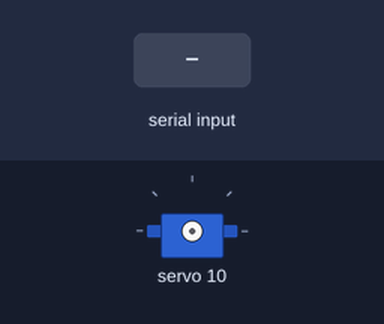
Recording of a sketch running on a simulated ESP32. Parts: servo. Inputs (shaded band) come from the test bench. What the sketch prints to the serial monitor is not drawn.

Above: at 1.3 s.
1.4 s: "w90\n" received over Serial
At 1.86 s:
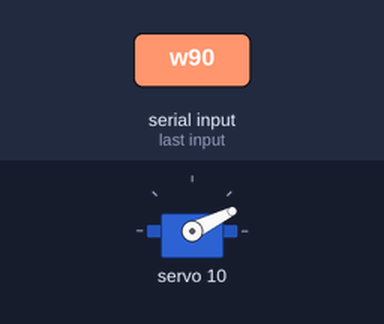
At 2.47 s:
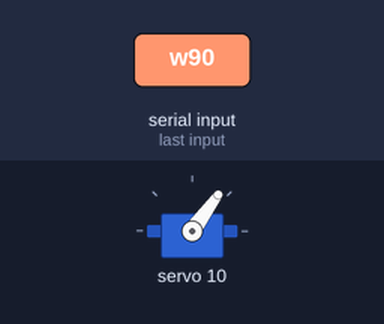
Timing chart, 0 to 9.5 s (numbered marks = the images above; inputs shaded):
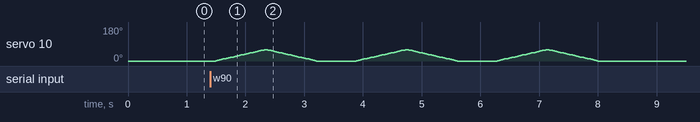

The sketch:

servo_center_tool.ino
```cpp
/*
 * ServoCenter —— InMoov 舵机快速回中工具
 * 硬件：ESP32 DevKitC + PCA9685（I2C 0x40）+ 6V 外部供电
 * 接线：ESP32 3V3→PCA9685 VCC ｜ GND→GND（并与6V电源共地）
 *       GPIO21→SDA ｜ GPIO22→SCL ｜ 6V适配器→V+/GND 螺丝端子
 * 依赖：Arduino IDE 库管理器安装 "Adafruit PWM Servo Driver Library"
 * 开发板选择：ESP32 Dev Module ｜ 串口监视器波特率 115200
 *
 * 用法（串口输入指令，回车发送）：
 *   c            → 全部通道回中 90°（装绕线轮用这个）
 *   z            → 全部通道到 0°（装完轮、绑线前用这个；绑线时保持通电=舵机锁死不动）
 *   a 45         → 全部通道到 45°
 *   s 2 90       → 仅通道2 到 90°
 *   w 1          → 通道1 慢速摆动 0↔60°（装配后顺滑度测试）
 *   r 2 / R      → 释放通道2 / 释放全部（停止输出脉冲，舵机可手动转）
 *   u 600 2400   → 修改脉宽范围 µs（默认 500–2500；行程不对时微调）
 *   ?            → 重印菜单
 */
#include <Wire.h>
#include <Adafruit_PWMServoDriver.h>

Adafruit_PWMServoDriver pwm(0x40);
const float FREQ = 50.0;          // 舵机标准 50Hz
int usMin = 500, usMax = 2500;    // MG996R 典型 0°/180° 脉宽

int toTicks(long us) {            // µs → PCA9685 计数(0-4095/20ms)
  return (int)(us * FREQ * 4096.0 / 1000000.0);
}

void setAngle(int ch, float deg) {
  deg = constrain(deg, 0.0, 180.0);
  long us = usMin + (long)((usMax - usMin) * deg / 180.0);
  pwm.setPWM(ch, 0, toTicks(us));
  Serial.printf("CH%d -> %.0f° (%ldus)\n", ch, deg, us);
}

void allAngle(float deg) { for (int c = 0; c < 16; c++) setAngle(c, deg); }
void releaseCh(int ch)   { pwm.setPWM(ch, 0, 0); Serial.printf("CH%d released\n", ch); }
void releaseAll()        { for (int c = 0; c < 16; c++) pwm.setPWM(c, 0, 0); Serial.println("ALL released"); }

void sweep(int ch) {
  Serial.printf("CH%d sweep 0-60-0 x3 (Ctrl+C=复位板子可中断)\n", ch);
  for (int k = 0; k < 3; k++) {
    for (int a = 0; a <= 60; a += 2) { setAngleQuiet(ch, a); delay(30); }
    for (int a = 60; a >= 0; a -= 2) { setAngleQuiet(ch, a); delay(30); }
    delay(500);
  }
  Serial.println("sweep done");
}
void setAngleQuiet(int ch, float deg) {
  long us = usMin + (long)((usMax - usMin) * constrain(deg,0,180) / 180.0);
  pwm.setPWM(ch, 0, toTicks(us));
}

void menu() {
  Serial.println("\n=== ServoCenter 舵机回中工具 ===");
  Serial.println("c=全部90° | z=全部0° | a <deg>=全部到角度");
  Serial.println("s <ch> <deg>=单通道 | w <ch>=摆动测试");
  Serial.println("r <ch>=释放单通道 | R=释放全部 | u <min> <max>=脉宽µs | ?=菜单");
  Serial.printf ("当前脉宽范围: %d-%dus @50Hz\n", usMin, usMax);
}

void setup() {
  Serial.begin(115200);
  Wire.begin(21, 22);
  pwm.begin();
  pwm.setPWMFreq(FREQ);
  delay(100);
  releaseAll();               // 上电默认不输出，舵机自由——安全第一
  menu();
}

void loop() {
  if (!Serial.available()) return;
  String line = Serial.readStringUntil('\n');
  line.trim();
  if (line.length() == 0) return;

  char cmd = line.charAt(0);
  int ch = -1, v1 = -1, v2 = -1;
  sscanf(line.c_str() + 1, "%d %d", &v1, &v2);

  switch (cmd) {
    case 'c': allAngle(90);  Serial.println(">> 全部 90°（置中完成，可装绕线轮）"); break;
    case 'z': allAngle(0);   Serial.println(">> 全部 0°（保持通电即锁定，可绑线张紧）"); break;
    case 'a': if (v1 >= 0) allAngle(v1); break;
    case 's': if (v1 >= 0 && v2 >= 0) setAngle(v1, v2); break;
    case 'w': if (v1 >= 0) sweep(v1); break;
    case 'r': if (v1 >= 0) releaseCh(v1); break;
    case 'R': releaseAll(); break;
    case 'u': if (v1 > 0 && v2 > v1) { usMin = v1; usMax = v2; Serial.printf("脉宽改为 %d-%dus\n", usMin, usMax); } break;
    default : menu(); break;
  }
}
```
